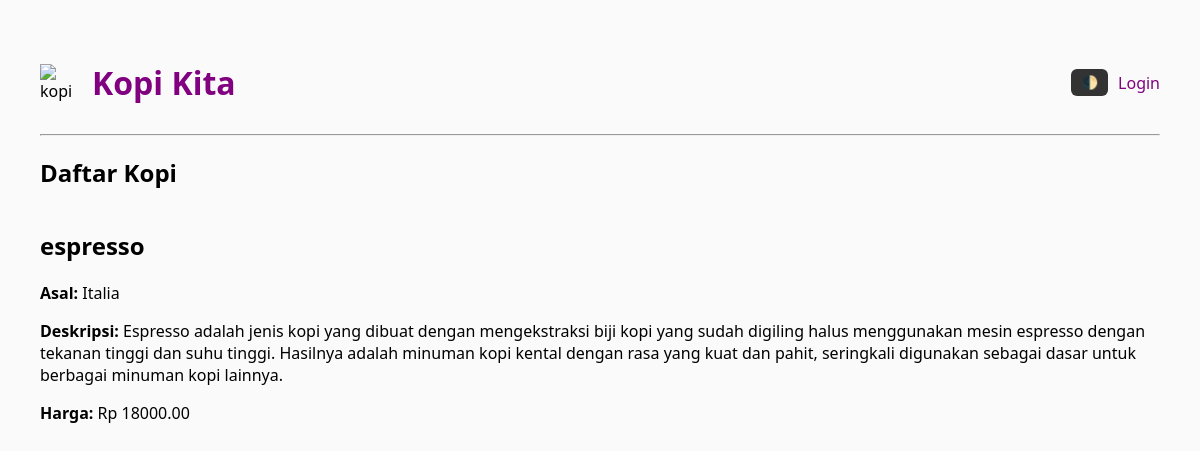
The page /kopi/7/ on the database its author committed.
### katalog/models.py (models this page shows, shortened)
class Kopi(models.Model):
    nama = models.CharField(max_length=100)
    asal = models.CharField(max_length=100)
    deskripsi = models.TextField()
    harga = models.DecimalField(max_digits=8, decimal_places=2)
    gambar = models.ImageField(upload_to='gambar_kopi/', blank=True, null=True)  # Tambahan

### katalog/views.py (the view)
# urls.py: path('kopi/<int:pk>/', views.detail_kopi, name='detail_kopi'),
def detail_kopi(request, pk):
    kopi = get_object_or_404(Kopi, pk=pk)
    return render(request, 'katalog/detail_kopi.html', {'kopi': kopi})

### katalog/templates/katalog/detail_kopi.html (shortened to what this page needs)
{% extends 'katalog/base.html' %}
{% block content %}
<h2>{{ kopi.nama }}</h2>
<p><strong>Asal:</strong> {{ kopi.asal }}</p>
<p><strong>Deskripsi:</strong> {{ kopi.deskripsi }}</p>
<p><strong>Harga:</strong> Rp {{ kopi.harga }}</p>
{% endblock %}

### katalog/templates/katalog/base.html (style rules this page uses)
body { font-family: 'Segoe UI', sans-serif; background-color: var(--bg); color: var(--text); margin: 40px; transition: background 0.3s, color 0.3s; }
:root { --bg: #fafafa; --text: #000; }

### rows shown on the page
Kopi: nama "espresso", asal "Italia", deskripsi "Espresso adalah jenis kopi yang dibuat dengan mengekstraksi biji kopi yang sudah digiling halus menggunakan mesin espresso dengan tekanan tinggi dan suhu tinggi. Hasilnya adalah minuman kopi kental dengan rasa yang kuat dan pahit, seringkali digunakan sebagai dasar untuk berbagai minuman kopi lainnya.", harga "18000.00"
